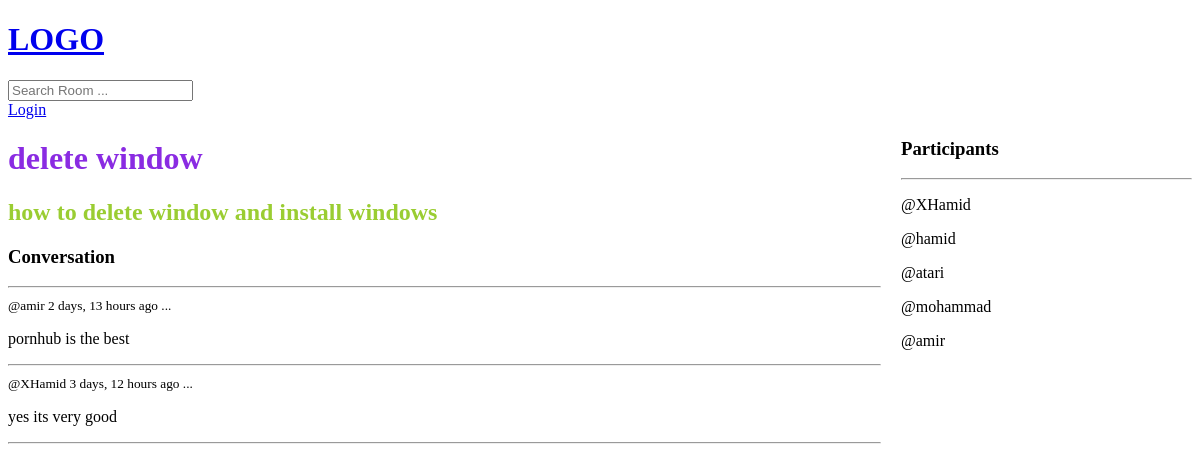
Page /room/12/ on the earlier database version.
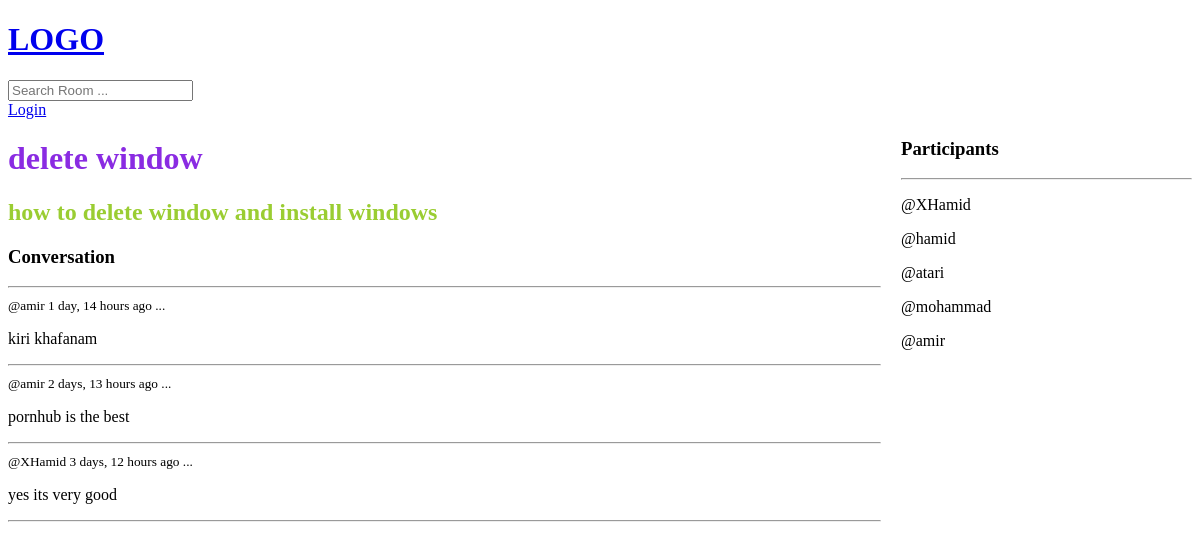
Same page on the later database version.
### base/models.py (models this page shows, shortened)
class Message(models.Model):
    user = models.ForeignKey(User,on_delete=models.CASCADE)
    room = models.ForeignKey(Room,on_delete=models.CASCADE)
    body = models.TextField()
    updated = models.DateTimeField(auto_now=True)
    created = models.DateTimeField(auto_now_add=True)
    class Meta:
        ordering = ['-updated' , '-created']

### base/views.py (the view, shortened to what this page needs)
# urls.py: path('room/<str:pk>/',views.room ,name='Room'),
def room(request,pk):
        room = Room.objects.get(id=pk)
        room_messages = room.message_set.all()
        participants = room.participants.all()
        context = {'room' : room , 'room_messages' : room_messages, 'participants' : participants }
        return render(request , 'room.html' , context)

### templates/room.html (shortened to what this page needs)
<!DOCTYPE html>
<html lang="en">
  <head>
  </head>
  <body>
    {% include 'navbar.html' %}
    <div class="room-container">
      <div>
        <h1 style="color: blueviolet">{{ room.name }}</h1>
        <h2 style="color: yellowgreen">{{ room.description }}</h2>
        <div class="comment-wrapper">
          <h3>Conversation</h3>
          <hr />
          {% for message in room_messages %}
            <div>
              <small>
                @{{ message.user }} {{ message.created|timesince }} ago ...
              </small>
              <p>{{ message.body }}</p>
              <hr />
            </div>
          {% endfor %}
        </div>
      </div>
      <div>
        <h3>Participants</h3>
        <hr />
        {% for user in participants %}
          <p>@{{ user.username }}</p>
        {% empty %}
          <p>No participants yet.</p>
        {% endfor %}
      </div>
    </div>
  </body>
</html>

Differences in the rows shown:
added Message: user "amir", created "1 day, 14 hours", body "kiri khafanam"
